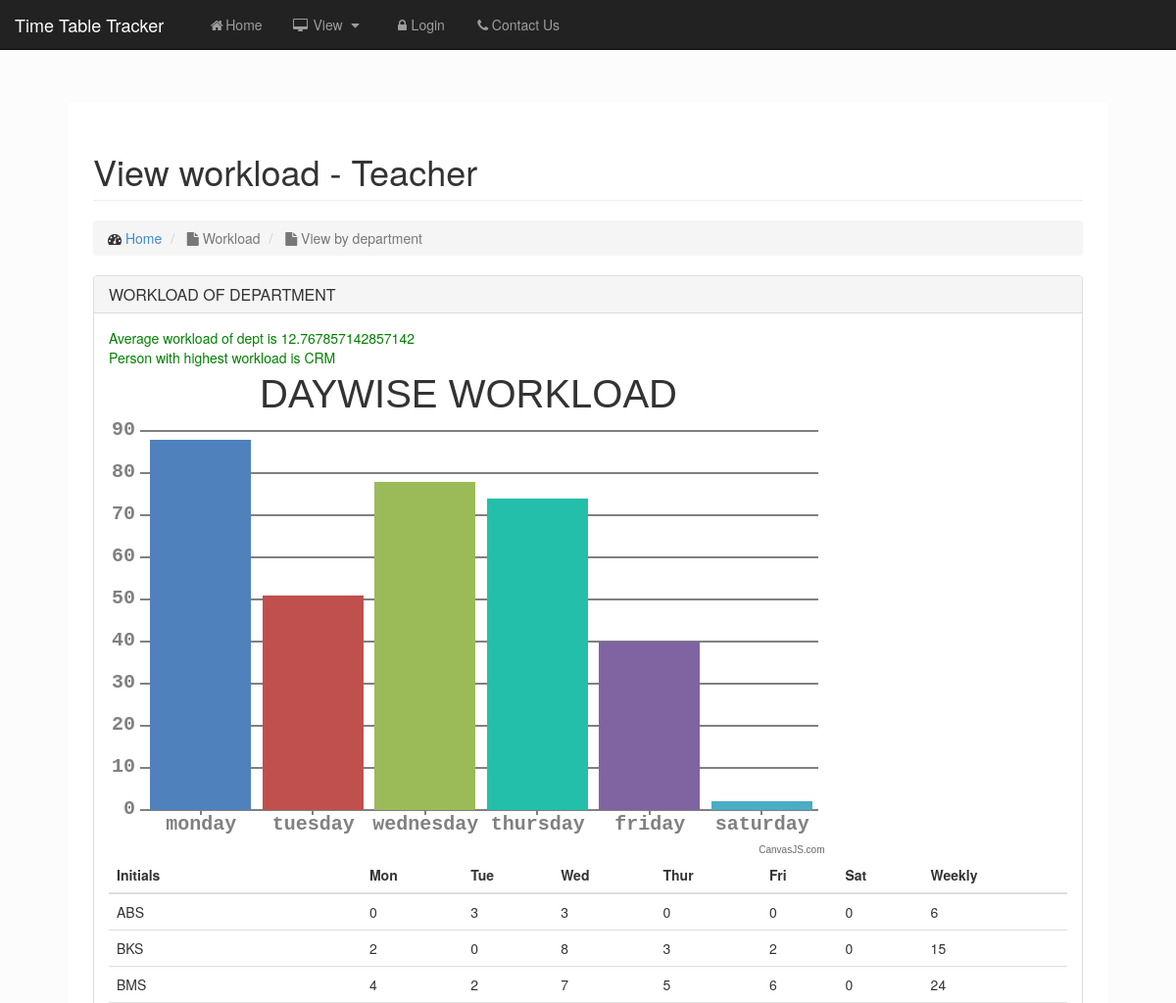
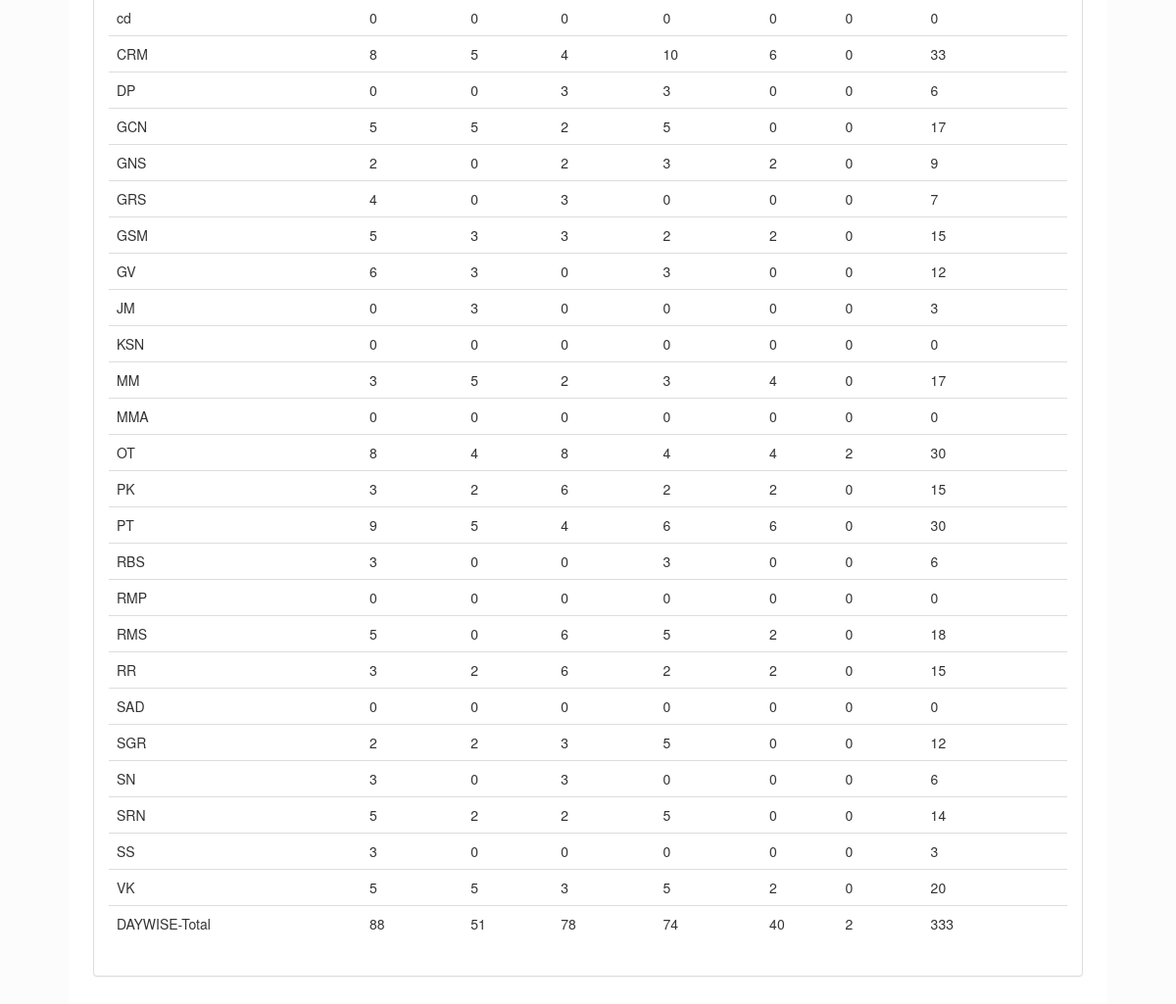
Screenshot of /timetable/workload_department.php with the database file from the repository (2 pictures, top to bottom).
### tables this page shows
CREATE TABLE IF NOT EXISTS `wload` (
  `name` char(3) NOT NULL DEFAULT '',
  `dept` varchar(3) NOT NULL DEFAULT '',
  `MON` float DEFAULT NULL,
  `TUE` float DEFAULT NULL,
  `WED` float DEFAULT NULL,
  `THU` float DEFAULT NULL,
  `FRI` float DEFAULT NULL,
  `SAT` float DEFAULT NULL,
  `other` float DEFAULT NULL,
  `total` float NOT NULL,
  PRIMARY KEY (`name`,`dept`),
  KEY `dept` (`dept`)
);

### timetable/workload_department.php (the view, shortened to what this page needs)
<!DOCTYPE HTML>
<?php
    if(isset($_SESSION['sess_username']))
    {
        $user=$_SESSION['sess_username'];
        $con=mysqli_connect("localhost","root","root","timetable");
        $query1 = "SELECT username, pw FROM login WHERE username = '$user';";
        $query2 = "SELECT usn, pw FROM student WHERE usn = '$user';";
        $query3 = "SELECT initials, pw FROM staff WHERE initials = '$user';";
        $result1 = mysqli_query($con,$query1);
        $result2 = mysqli_query($con,$query2);
        $result3 = mysqli_query($con,$query3);
        if(mysqli_num_rows($result1) > 0)
        {
            include "navigation.php";
        }
        elseif(mysqli_num_rows($result2) > 0)
        {
            include "navigation_student.php";
        }
        else
        {
            include "navigation_teacher.php";
        }
    }
    else
    {
        include "navigation.php";
    }
    $q="SELECT SUM(MON) AS mon, SUM(TUE) AS tue, SUM(WED) AS wed, SUM(THU) as thu, SUM(FRI) as fri, SUM(SAT) as sat, AVG(total) as average, MAX(total) as max from wload;";
    $r=mysqli_query($con,$q);
    $t=mysqli_fetch_assoc($r);
    $mon=$t['mon'];
    $tue=$t['tue'];
    $wed=$t['wed'];
    $thu=$t['thu'];
    $fri=$t['fri'];
    $sat=$t['sat'];
    $max=$t['max'];
    $avg=$t['average'];
    $q="SELECT name from wload where total=".$max;
    $r=mysqli_query($con,$q);
    $t=mysqli_fetch_assoc($r);
    $name=$t['name'];
?>
<html>
<head>
  <script type="text/javascript">
   var mon= <?php echo $mon ?>;
   var tue= <?php echo $tue ?>;
   var wed= <?php echo $wed ?>;
   var thu= <?php echo $thu ?>;
   var fri= <?php echo $fri ?>;
   var sat= <?php echo $sat ?>;
      window.onload = function () {
           var chart = new CanvasJS.Chart("chartContainer", {
              theme: "theme2",//theme1
            title:{
                text: "DAYWISE WORKLOAD"
            },
            animationEnabled: true,
              data: [
              {
                  type: "column",
                  dataPoints: [
                  { label: "monday", y:  mon},
                  { label: "tuesday", y: tue },
                  { label: "wednesday", y: wed },
                  { label: "thursday", y: thu },
                  { label: "friday", y: fri },
                  {label: "saturday", y: sat }
                  ]
              }
              ]
          });
          chart.render();
      }
  </script>
</head>
<body>
    <div id="wrapper">
        <div id="page-wrapper">
            <div class="container-fluid">
                <div class="row">
                    <div class="col-lg-12">
                        <h1 class="page-header">
                            View workload - Teacher
                        </h1>
                        <ol class="breadcrumb">
                            <li>
                                <i class="fa fa-dashboard"></i>  <a href="home_redirect.php">Home</a>
                            </li>
                            <li class="active">
                                <i class="fa fa-file"></i> Workload
                            </li>
                            <li class="active">
                                <i class="fa fa-file"></i> View by department
                            </li>
                        </ol>
                    </div>
                </div>
                <div class="panel panel-default">
                    <div class="panel-heading">
                        <h3 class="panel-title">WORKLOAD OF DEPARTMENT</h3>
                    </div>
                    <div class="panel-body">
                        <div id="stats">
                            <?php
                                echo "<font color=\"green\">Average workload of dept is ".$avg;
                                echo "<br>Person with highest workload is ".$name."<br></font>";
                            ?>
                         <div id="chartContainer" style="height: 500px; width: 75%;" align="center'">
                         </div>
                         <div class="table-responsive">
                                <table class="table table-hover">
                                <thead>
                                    <tr>
                                        <th>Initials</th>
                                        <th>Mon</th>
                                        <th>Tue</th>
                                        <th>Wed</th>
                                        <th>Thur</th>
                                        <th>Fri</th>
                                        <th>Sat</th>
                                        <th>Weekly</th>
                                    </tr>
                                </thead>
                         <?php
                              $q="SELECT * from wload";
                              $r=mysqli_query($con,$q);
                              while($row = mysqli_fetch_assoc($r))
                            {
                                echo "<tr>";
                                echo "<td >" . $row['name'] . "</td>";
                                echo "<td >" . $row['MON']. "</td>";
                                echo "<td >" . $row['TUE'] . "</td>";
                                echo "<td >" . $row['WED'] . "</td>";
                                echo "<td >" . $row['THU'] . "</td>";
                                echo "<td >" . $row['FRI'] . "</td>";
                                echo "<td >" . $row['SAT'] . "</td>";
                                $Weekly=$row['total']-$row['other'];
                                echo "<td >" . $Weekly . "</td>";
                                echo "</tr>";
                            }
                            echo "<tr>";
                                echo "<td >"."DAYWISE-Total"."</td>";
                                echo "<td >" . $mon. "</td>";
                                echo "<td >" . $tue . "</td>";
                                echo "<td >" . $wed . "</td>";
                                echo "<td >" . $thu . "</td>";
                                echo "<td >" . $fri . "</td>";
                                echo "<td >" . $sat. "</td>";
                                $Weekly=$mon+$tue+$wed+$thu+$fri+$sat;
                                echo "<td >" . $Weekly . "</td>";
                                echo "</tr>";
                            echo "</table>";
                            echo "</div>";
                            echo "</div>";
                          ?>
                         </div>
                    </div>
                </div>
            </div>
        </div>
</body>
</html>

### timetable/navigation.php (shortened to what this page needs)
<!DOCTYPE html>
<html lang="en">
<head>
    <link href="css/bootstrap.min.css" rel="stylesheet">
    <link href="css/sb-admin.css" rel="stylesheet">
    <link href="css/plugins/morris.css" rel="stylesheet">
    <link href="font-awesome-4.1.0/css/font-awesome.min.css" rel="stylesheet" type="text/css">
</head>
<body>
    <div id="wrapper">
        <nav class="navbar navbar-inverse navbar-fixed-top" role="navigation">
            <div class="navbar-header">
                <a class="navbar-brand" href="index.php">Time Table Tracker</a>
            </div>
            <div class="collapse navbar-collapse navbar-ex1-collapse">
                <ul class="nav navbar-nav top-nav">
                    <li class="">
                        <a href="index.php"><i class="fa fa-fw fa-home"></i>Home</a>
                    </li>
                    <li>
                        <a href="javascript:;" data-toggle="collapse" data-target="#view"><i class="fa fa-fw fa-desktop"></i> View <i class="fa fa-fw fa-caret-down"></i></a>
                    </li>
                    <?php
                    if (isset($_SESSION['sess_username']))
                    {
                    ?>
                        <li>
                        <a href="upload.php"><i class="fa fa-fw fa-upload"></i>Upload</a>
                        </li>
                        <li>
                            <a href="javascript:;" data-toggle="collapse" data-target="#download"><i class="fa fa-fw fa-download"></i> Download <i class="fa fa-fw fa-caret-down"></i></a>
                                <ul id="download" class="collapse">
                                    <li>
                                        <a href="downloadsem.php">Download Sem-wise</a>
                                    </li>
                                    <li>
                                        <a href="downloadteach.php">Download Teacher-wise</a>
                                    </li>
                                </ul>
                        </li>
                        <li>
                            <a href="javascript:;" data-toggle="collapse" data-target="#add"><i class="fa fa-fw fa-table"></i> Add <i class="fa fa-fw fa-caret-down"></i></a>
                                <ul id="add" class="collapse">
                                    <li>
                                        <a href="addnewclass.php">Add New Class</a>
                                    </li>
                                    <li>
                                        <a href="addnewteacher.php">Add New Teacher</a>
                                    </li>
                                </ul>
                        </li>
                        <li>
                            <a href="javascript:;" data-toggle="collapse" data-target="#remove"><i class="fa fa-fw fa-ban"></i> Remove <i class="fa fa-fw fa-caret-down"></i></a>
                                <ul id="remove" class="collapse">
                                    <li>
                                        <a href="removeclass.php">Remove a class</a>
                                    </li>
                                    <li>
                                        <a href="removeteacher.php">Remove a Teacher</a>
                                    </li>
                                </ul>
                        </li>
                        <li>
                            <a href="mail.php"><i class="fa fa-fw fa-envelope-o "></i> Mail </a>
                        </li>
                        <li>
                            <a href="javascript:;" data-toggle="collapse" data-target="#workload"><i class="fa fa-fw fa-briefcase"></i> Workload <i class="fa fa-fw fa-caret-down"></i></a>
                                <ul id="workload" class="collapse">
                                    <li>
                                        <a href="javascript:;" data-toggle="collapse" data-target="#view_workload"><i class="fa fa-fw fa-laptop"></i> View <i class="fa fa-fw fa-caret-down"></i></a>
                                            <ul id="view_workload" class="collapse">
                                                <li>
                                                    <a href="workload_department.php"><i class="fa fa-fw fa-group"></i> By Department </a>
                                                        </li>
                                                <li>
                                                    <a href="workload_teacher.php"><i class="fa fa-fw fa-male"></i> By Teacher </a>
                                                </li>
                                            </ul>
                                            <li>
                                                    <a href="update_teachers_workload.php"><i class="fa fa-fw fa-cogs"></i> Edit Workload </a>
                                            </li>
                                </ul>
                        </li>
                        <li>
                            <a href="edit.php"><i class="fa fa-fw fa-wrench"></i>Edit</a>
                        </li>
                    <?php
                    }
                    else
                    {
                    ?>
                        <li>
                            <a href="login.php"><i class="fa fa-fw fa-lock"></i>Login</a>
                        </li>
                    <?php
                    }
                    ?>
                    <li class="">
                        <a href="contact.php"><i class="fa fa-fw fa-phone"></i>Contact Us</a>
                    </li>
                   </ul>
            </div>
        </nav>
    </div>
     </body>
</html>

### timetable/css/sb-admin.css (style rules this page uses)
body { margin-top: 105px; background-color: #FCFCFC; }
@media (min-width:768px) { body { // margin-top: 50px; } }
#wrapper { padding-left: 0; }
#page-wrapper { width: 100%; padding: 0; background-color: #fff; }
@media (min-width:768px) { #wrapper { padding-left: 70px; padding-right: 70px; } }
@media (min-width:768px) { #page-wrapper { padding: 10px; } }
.top-nav { padding: 0 15px; }
.top-nav>li { display: inline-block; float: left; }
.top-nav>li>a { padding-top: 15px; padding-bottom: 15px; line-height: 20px; color: #999; }

### rows the page displays
wload: name "CRM", MON "8", TUE "5", WED "4", THU "10", FRI "6", SAT "0", Weekly "33"
wload: name "ABS", MON "0", TUE "3", WED "3", THU "0", FRI "0", SAT "0", total "6"
wload: name "BKS", MON "2", TUE "0", WED "8", THU "3", FRI "2", SAT "0", total "15"
wload: name "BMS", MON "4", TUE "2", WED "7", THU "5", FRI "6", SAT "0", total "24"
wload: name "cd", MON "0", TUE "0", WED "0", THU "0", FRI "0", SAT "0", Weekly "0"
wload: name "DP", MON "0", TUE "0", WED "3", THU "3", FRI "0", SAT "0", total "6"
wload: name "GCN", MON "5", TUE "5", WED "2", THU "5", FRI "0", SAT "0", total "17"
wload: name "GNS", MON "2", TUE "0", WED "2", THU "3", FRI "2", SAT "0", total "9"
wload: name "GRS", MON "4", TUE "0", WED "3", THU "0", FRI "0", SAT "0", Weekly "7"
wload: name "GSM", MON "5", TUE "3", WED "3", THU "2", FRI "2", SAT "0", total "15"
wload: name "GV", MON "6", TUE "3", WED "0", THU "3", FRI "0", SAT "0", total "12"
wload: name "JM", MON "0", TUE "3", WED "0", THU "0", FRI "0", SAT "0", total "3"
wload: name "KSN", MON "0", TUE "0", WED "0", THU "0", FRI "0", SAT "0", Weekly "0"
wload: name "MM", MON "3", TUE "5", WED "2", THU "3", FRI "4", SAT "0", total "17"
wload: name "MMA", MON "0", TUE "0", WED "0", THU "0", FRI "0", SAT "0", Weekly "0"
wload: name "OT", MON "8", TUE "4", WED "8", THU "4", FRI "4", SAT "2", total "30"
wload: name "PK", MON "3", TUE "2", WED "6", THU "2", FRI "2", SAT "0", total "15"
wload: name "PT", MON "9", TUE "5", WED "4", THU "6", FRI "6", SAT "0", total "30"
wload: name "RBS", MON "3", TUE "0", WED "0", THU "3", FRI "0", SAT "0", total "6"
wload: name "RMP", MON "0", TUE "0", WED "0", THU "0", FRI "0", SAT "0", total "0"
wload: name "RMS", MON "5", TUE "0", WED "6", THU "5", FRI "2", SAT "0", total "18"
wload: name "RR", MON "3", TUE "2", WED "6", THU "2", FRI "2", SAT "0", total "15"
wload: name "SAD", MON "0", TUE "0", WED "0", THU "0", FRI "0", SAT "0", Weekly "0"
wload: name "SGR", MON "2", TUE "2", WED "3", THU "5", FRI "0", SAT "0", total "12"
wload: name "SN", MON "3", TUE "0", WED "3", THU "0", FRI "0", SAT "0", total "6"
wload: name "SRN", MON "5", TUE "2", WED "2", THU "5", FRI "0", SAT "0", total "14"
wload: name "SS", MON "3", TUE "0", WED "0", THU "0", FRI "0", SAT "0", total "3"
wload: name "VK", MON "5", TUE "5", WED "3", THU "5", FRI "2", SAT "0", total "20"

### other values shown
$avg "12.767857142857142"
$mon "88"
$tue "51"
$wed "78"
$thu "74"
$fri "40"
$sat "2"
$Weekly "333"
chart data {{ $mon }} 88
chart data {{ $tue }} 51
chart data {{ $wed }} 78
chart data {{ $thu }} 74
